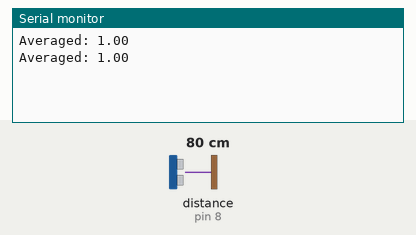
Simulated run of this sketch. Board: Arduino Uno, built with avr-gcc and run on an emulated ATmega328P. Shown: the last lines printed to the serial monitor. Wiring (inferred from the names in the program): ultrasonic range finder: trigger pin 7; echo pin 8. The inputs (shaded band) are chosen by the test bench; at power-on: distance to the obstacle (sensor on pin 8) 80 cm. The echo pulse lasts 58.3 µs per cm.

Above: at 1.2 s.
1.3 s: distance to the obstacle (sensor on pin 8) set to 60 cm
At 1.75 s:
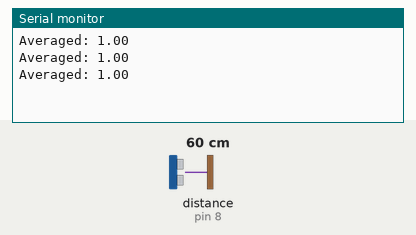
4.3 s: distance to the obstacle (sensor on pin 8) set to 120 cm
At 5.7 s:
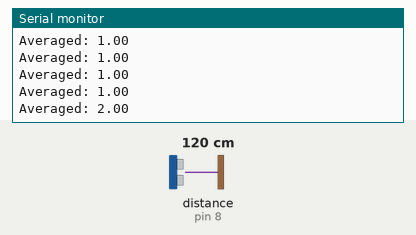

The sketch:

sensor.ino
```cpp
int trig = 7;
int echo = 8;
long unsigned time_us;
float distance_cm;

void setup() {
  // put your setup code here, to run once:
  pinMode(trig, OUTPUT);
  pinMode(echo, INPUT);
  Serial.begin(9600); // corrected baud rate
}

float measure() {
  // put your main code here, to run repeatedly:
  digitalWrite(trig, LOW);
  delayMicroseconds(2); // Increased delay for stability
  digitalWrite(trig, HIGH);
  delayMicroseconds(10);
  digitalWrite(trig, LOW);

  time_us = pulseIn(echo, HIGH);
  distance_cm = 0.017 * time_us;
  return distance_cm;
}

void loop() {
  float sum = 0;
  float dis = 0;

  for (int i = 1; i <= 100; i++) {
    dis = measure();
    sum = sum + dis;
  }

  float averageDistance = sum / 100.0; // Corrected to use floating-point division
  Serial.println("Averaged: " + String(floor(averageDistance/50)));
}
```

Measured:
- after the input at 4.3 s, the serial monitor: prints a new line after 0.74 s (image 2)
